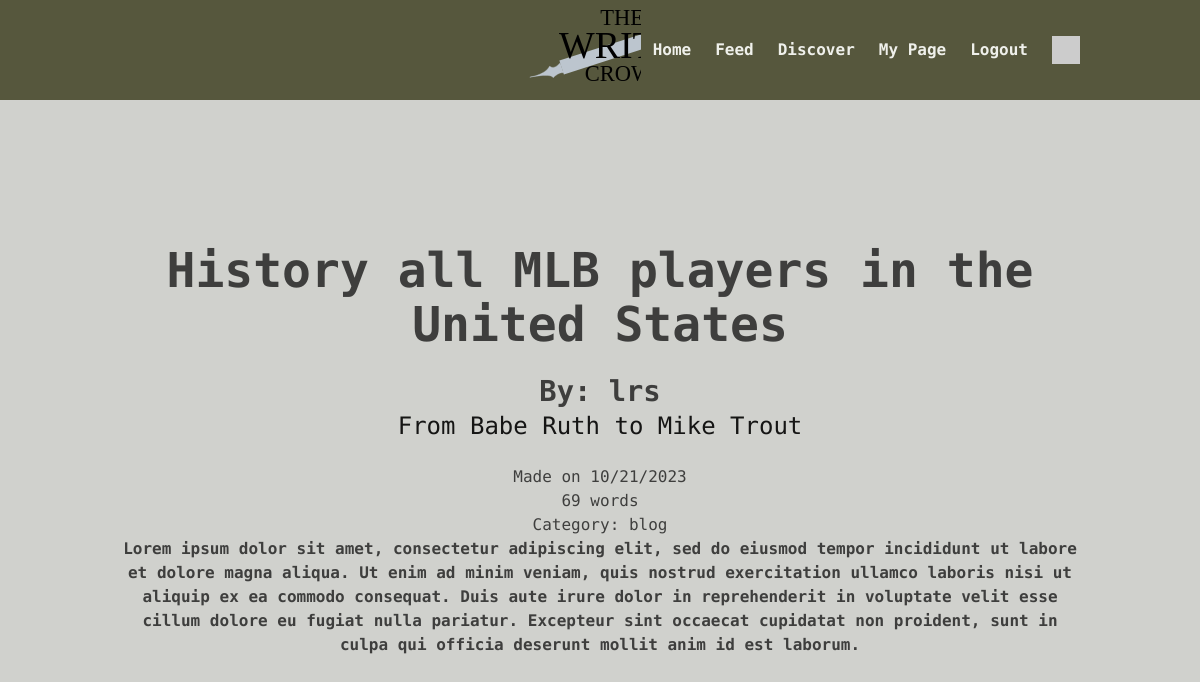
The app's page /post/8 (signed in) with its own data.
### project/models.py (models this page shows, shortened)
class Post(UserMixin, db.Model):
    id = db.Column(db.Integer, primary_key=True, nullable=False)
    title = db.Column(db.String(10), nullable=False)
    subtitle = db.Column(db.String(32), nullable=False)
    body = db.Column(db.Text, nullable=False)
    timestamp = db.Column(db.DateTime, default=datetime.utcnow, nullable=False)
    wordcount = db.Column(db.Integer)
    user_id = db.Column(db.Integer, db.ForeignKey('user.id'))
    category = db.Column(db.String(12))

class User(UserMixin, db.Model):
    id = db.Column(db.Integer, primary_key=True, nullable=False) # primary keys are required by SQLAlchemy
    email = db.Column(db.String(100), unique=True, nullable=False)
    username = db.Column(db.String(100), unique=True, nullable=False)
    password = db.Column(db.String(100), nullable=False)
    name = db.Column(db.String(1000), nullable=False)
    created_at = db.Column(db.DateTime(timezone=True),server_default=func.now())
    bio = db.Column(db.Text)
    posts = db.relationship('Post', backref='author', lazy='dynamic')
    followed = db.relationship(
        'User', secondary=followers,
        primaryjoin=(followers.c.follower_id == id),
        secondaryjoin=(followers.c.followed_id == id),
        backref=db.backref('followers', lazy='dynamic'), lazy='dynamic')
    def avatar(self, size):
        digest = md5(self.email.lower().encode('utf-8')).hexdigest()
        return 'https://www.gravatar.com/avatar/{}?d=identicon&s={}'.format(
            digest, size)

### project/main.py (the view)
@main.route('/post/<p>')
@login_required
def post_page(p):
    post=Post.query.filter_by(id=int(p)).first_or_404()
    ptime=datetime.strftime(post.timestamp,'%m/%d/%Y')
    return render_template('post_page.html', current_user=current_user, post=post, ptime=ptime)

### project/__init__.py (called while the page is built)
def create_app():
    app = Flask(__name__)
    app.config['SECRET_KEY'] = 'cd0a241e-ab61-49a1-ab75-db2e933a6a79'
    app.config['SQLALCHEMY_DATABASE_URI'] = 'sqlite:///db.sqlite'
    db.init_app(app)
    login_manager = LoginManager()
    login_manager.login_view = 'auth.login'
    login_manager.init_app(app)
    from .models import User
    @login_manager.user_loader
    def load_user(user_id):
        return User.query.get(int(user_id))
    from .auth import auth as auth_blueprint
    app.register_blueprint(auth_blueprint)
    from .main import main as main_blueprint
    app.register_blueprint(main_blueprint)
    return app

### project/templates/post_page.html (shortened to what this page needs)
{% extends "base.html" %}
{% block content %}
<div>
    <h1 class="title" style="font-size: 3em;">{{ post.title }}</h1>
    <h1 class="title" style="font-size: 1.8em;">By: <a href="{{url_for('main.user_page', username=post.author.username)}}">{{ post.author.username }}</a></h1>
    <h2 class="subtitle" style="font-size:1.5em">{{ post.subtitle }}</h2>
    <h4>Made on {{ ptime }}</h4>
    <h4>{{ post.wordcount }} words</h4>
    <h4>Category: {{ post.category }}</h4>
    <p>{{ post.body }}</p>
</div>
{% endblock %}

### records on screen
Post: title "History all MLB players in the United States", subtitle "From Babe Ruth to Mike Trout", wordcount "69", category "blog", body "Lorem ipsum dolor sit amet, consectetur adipiscing elit, sed do eiusmod tempor incididunt ut labore et dolore magna aliqua. Ut enim ad minim veniam, quis nostrud exercitation ullamco laboris nisi ut aliquip ex ea commodo consequat. Duis aute irure dolor in reprehenderit in voluptate velit esse cillum dolore eu fugiat nulla pariatur. Excepteur sint occaecat cupidatat non proident, sunt in culpa qui officia deserunt mollit anim id est laborum."
User: author.username "lrs"

### other values on screen
{{ ptime }} "10/21/2023"
